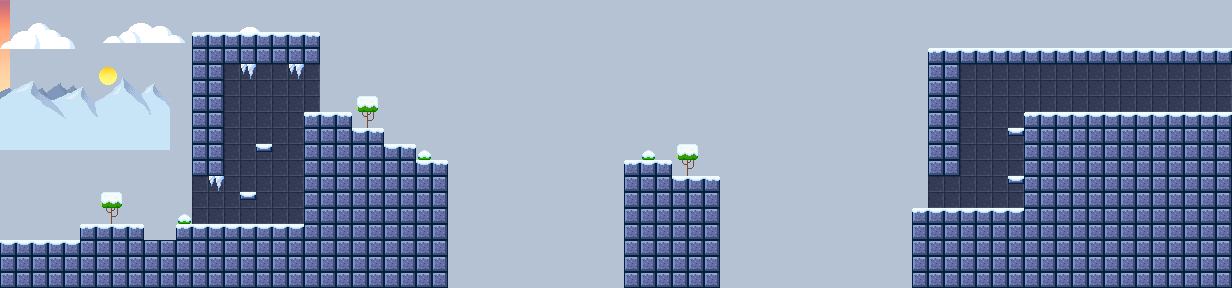

A level layout from a 2D game, rendered from its tile map. Below: a short description, then the map file with tile-grid data replaced by summaries:
An orthogonal 77x18 tile map with 16x16 px tiles, 2 tile layers (background, tiles), 1 hidden layer not drawn, 2 tilesets, 5 image layers and 15 objects (4x balloonEntity, 3x spikesEntity, 3x platformEntity, 2x gemEntity, mainPlayer, ...).

<map version="1.0" orientation="orthogonal" width="77" height="18" tilewidth="16" tileheight="16" backgroundcolor="#b4c2d4">
 <tileset firstgid="1" name="metatiles" tilewidth="16" tileheight="16">
  <image source="../../img/metatiles.png" width="64" height="64" />
  <tile id="0">
   <properties>
    <property name="type" value="solid" />
   </properties>
  </tile>
  <tile id="1">
   <properties>
    <property name="type" value="platform" />
   </properties>
  </tile>
 </tileset>
 <tileset firstgid="17" name="zone3tiles" tilewidth="16" tileheight="16">
  <image source="../../img/zone3/zone3tiles.png" width="80" height="80" />
 </tileset>
 <imagelayer name="Parallax_layer1" width="77" height="18">
  <image source="../../img/zone3/zone3bg2.png" />
  <properties>
   <property name="ratio" value="0.1" />
   <property name="repeat" value="repeat-x" />
  </properties>
 </imagelayer>
 <imagelayer name="Parallax_layer4" width="77" height="18">
  <image source="../../img/zone3/zone3sunset.png" />
  <properties>
   <property name="ratio" value="0.10" />
   <property name="repeat" value="no-repeat" />
  </properties>
 </imagelayer>
 <imagelayer name="Parallax_layer2" width="77" height="18">
  <image source="../../img/zone3/zone3mountains2.png" />
  <properties>
   <property name="ratio" value="0.14" />
   <property name="repeat" value="repeat-x" />
  </properties>
 </imagelayer>
 <imagelayer name="Parallax_layer3" width="77" height="18">
  <image source="../../img/zone3/zone3mountains.png" />
  <properties>
   <property name="ratio" value="0.13" />
   <property name="repeat" value="repeat-x" />
  </properties>
 </imagelayer>
 <imagelayer name="Parallax_layer5" width="77" height="18">
  <image source="../../img/zone3/clouds1.png" />
  <properties>
   <property name="ratio" value="0.16" />
   <property name="repeat" value="repeat-x" />
  </properties>
 </imagelayer>
 <layer name="background" width="77" height="18">
  <data>[1386 cells, 139 non-empty, 1 distinct tile ids]</data>
 </layer>
 <layer name="tiles" width="77" height="18">
  <data>[1386 cells, 464 non-empty, 11 distinct tile ids]</data>
 </layer>
 <objectgroup name="objects" width="77" height="18">
  <object name="mainPlayer" x="32" y="224" width="16" height="16">
   <properties>
    <property name="image" value="sam" />
    <property name="spritewidth" value="16" />
   </properties>
  </object>
  <object name="cameraEntity" x="48" y="144" width="16" height="16">
   <properties>
    <property name="movement" value="scrolling" />
    <property name="vel" value="0.7" />
   </properties>
  </object>
  <object name="spikesEntity" x="160" y="224" width="16" height="16">
   <properties>
    <property name="image" value="spikes" />
   </properties>
  </object>
  <object name="spikesEntity" x="144" y="224" width="16" height="16">
   <properties>
    <property name="image" value="spikes" />
   </properties>
  </object>
  <object name="platformEntity" x="480" y="160" width="16" height="16">
   <properties>
    <property name="direction" value="x" />
    <property name="distance" value="2" />
    <property name="image" value="platform" />
   </properties>
  </object>
  <object name="balloonEntity" x="272" y="160" width="16" height="32">
   <properties>
    <property name="image" value="balloon" />
    <property name="spritewidth" value="16" />
   </properties>
  </object>
  <object name="balloonEntity" x="864" y="208" width="16" height="32">
   <properties>
    <property name="image" value="balloon" />
    <property name="spritewidth" value="16" />
   </properties>
  </object>
  <object name="flagEntity" x="1184" y="96" width="16" height="16">
   <properties>
    <property name="image" value="flag" />
    <property name="to" value="zone3" />
    <property name="totalGems" value="2" />
   </properties>
  </object>
  <object name="spikesEntity" x="384" y="128" width="16" height="16">
   <properties>
    <property name="image" value="spikes" />
   </properties>
  </object>
  <object name="balloonEntity" x="576" y="160" width="16" height="32">
   <properties>
    <property name="image" value="balloon" />
    <property name="spritewidth" value="16" />
   </properties>
  </object>
  <object name="platformEntity" x="736" y="176" width="16" height="16">
   <properties>
    <property name="direction" value="y" />
    <property name="distance" value="2" />
    <property name="image" value="platform" />
   </properties>
  </object>
  <object name="platformEntity" x="816" y="208" width="16" height="16">
   <properties>
    <property name="direction" value="x" />
    <property name="distance" value="-2" />
    <property name="image" value="platform" />
    <property name="reverse" value="true" />
   </properties>
  </object>
  <object name="balloonEntity" x="976" y="144" width="16" height="32">
   <properties>
    <property name="image" value="balloon" />
    <property name="spritewidth" value="16" />
   </properties>
  </object>
 </objectgroup>
 <objectgroup color="#005ca4" name="gems" width="77" height="18">
  <object name="gemEntity" x="640" y="144" width="16" height="16">
   <properties>
    <property name="image" value="gem" />
    <property name="spritewidth" value="16" />
   </properties>
  </object>
  <object name="gemEntity" x="320" y="96" width="16" height="16">
   <properties>
    <property name="image" value="gem" />
    <property name="spritewidth" value="16" />
   </properties>
  </object>
 </objectgroup>
 <layer name="collision" width="77" height="18" visible="0">
  <data>[1386 cells, 165 non-empty, 2 distinct tile ids]</data>
 </layer>
</map>
